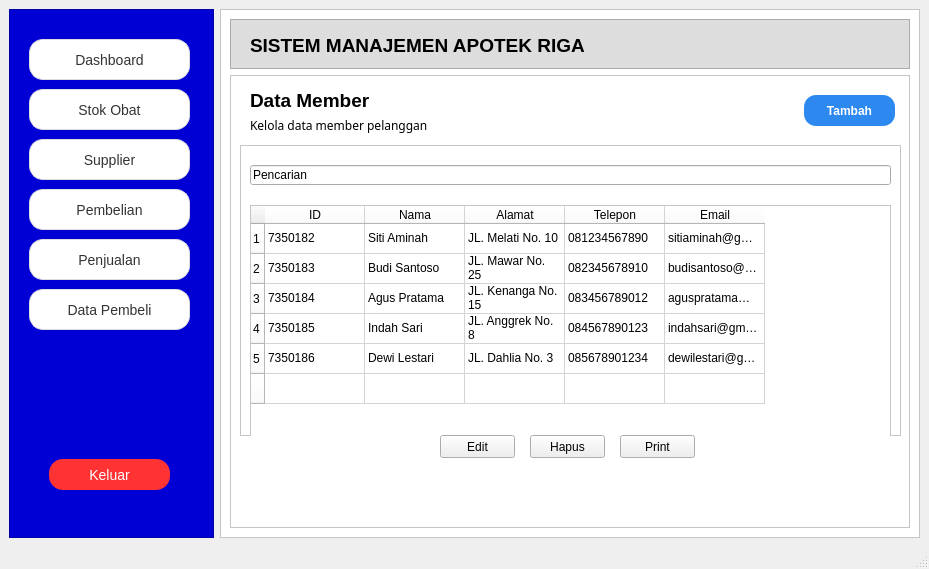
<?xml version="1.0" encoding="UTF-8"?>
<ui version="4.0">
 <class>MainWindow</class>
 <widget class="QMainWindow" name="MainWindow">
  <property name="geometry">
   <rect>
    <x>0</x>
    <y>0</y>
    <width>929</width>
    <height>569</height>
   </rect>
  </property>
  <property name="windowTitle">
   <string>MainWindow</string>
  </property>
  <widget class="QWidget" name="centralwidget">
   <layout class="QHBoxLayout" name="horizontalLayout">
    <item>
     <widget class="QFrame" name="frame">
      <property name="minimumSize">
       <size>
        <width>200</width>
        <height>200</height>
       </size>
      </property>
      <property name="styleSheet">
       <string notr="true">QFrame{
background-color:#0000d4
}</string>
      </property>
      <property name="frameShape">
       <enum>QFrame::StyledPanel</enum>
      </property>
      <property name="frameShadow">
       <enum>QFrame::Plain</enum>
      </property>
      <widget class="QPushButton" name="pushButton">
       <property name="geometry">
        <rect>
         <x>20</x>
         <y>30</y>
         <width>161</width>
         <height>41</height>
        </rect>
       </property>
       <property name="font">
        <font>
         <pointsize>-1</pointsize>
        </font>
       </property>
       <property name="styleSheet">
        <string notr="true">QPushButton {
    background-color: #ffffff;
    color: #333333;
    font-size: 14px;
    padding: 10px 18px;
    border-radius: 14px;
    border: 1px solid #dcdcdc;

    /* Shadow halus */
    box-shadow: 0px 2px 6px rgba(0, 0, 0, 40);
}

QPushButton:hover {
    background-color: #f9f9f9;
    border: 1px solid #c8c8c8;
}

QPushButton:pressed {
    background-color: #f0f0f0;
    box-shadow: none;  /* shadow hilang saat ditekan */
    border: 1px solid #bababa;
}
</string>
       </property>
       <property name="text">
        <string>Dashboard</string>
       </property>
       <property name="icon">
        <iconset>
         <normaloff>../../Downloads/dashboard.png</normaloff>../../Downloads/dashboard.png</iconset>
       </property>
      </widget>
      <widget class="QPushButton" name="pushButton_8">
       <property name="geometry">
        <rect>
         <x>20</x>
         <y>80</y>
         <width>161</width>
         <height>41</height>
        </rect>
       </property>
       <property name="font">
        <font>
         <pointsize>-1</pointsize>
        </font>
       </property>
       <property name="styleSheet">
        <string notr="true">QPushButton {
    background-color: #ffffff;
    color: #333333;
    font-size: 14px;
    padding: 10px 18px;
    border-radius: 14px;
    border: 1px solid #dcdcdc;

    /* Shadow halus */
    box-shadow: 0px 2px 6px rgba(0, 0, 0, 40);
}

QPushButton:hover {
    background-color: #f9f9f9;
    border: 1px solid #c8c8c8;
}

QPushButton:pressed {
    background-color: #f0f0f0;
    box-shadow: none;  /* shadow hilang saat ditekan */
    border: 1px solid #bababa;
}
</string>
       </property>
       <property name="text">
        <string>Stok Obat</string>
       </property>
       <property name="icon">
        <iconset>
         <normaloff>../../Downloads/medicine.png</normaloff>../../Downloads/medicine.png</iconset>
       </property>
      </widget>
      <widget class="QPushButton" name="pushButton_2">
       <property name="geometry">
        <rect>
         <x>20</x>
         <y>130</y>
         <width>161</width>
         <height>41</height>
        </rect>
       </property>
       <property name="font">
        <font>
         <pointsize>-1</pointsize>
        </font>
       </property>
       <property name="styleSheet">
        <string notr="true">QPushButton {
    background-color: #ffffff;
    color: #333333;
    font-size: 14px;
    padding: 10px 18px;
    border-radius: 14px;
    border: 1px solid #dcdcdc;

    /* Shadow halus */
    box-shadow: 0px 2px 6px rgba(0, 0, 0, 40);
}

QPushButton:hover {
    background-color: #f9f9f9;
    border: 1px solid #c8c8c8;
}

QPushButton:pressed {
    background-color: #f0f0f0;
    box-shadow: none;  /* shadow hilang saat ditekan */
    border: 1px solid #bababa;
}
</string>
       </property>
       <property name="text">
        <string>Supplier</string>
       </property>
       <property name="icon">
        <iconset>
         <normaloff>../../Downloads/supplier.png</normaloff>../../Downloads/supplier.png</iconset>
       </property>
      </widget>
      <widget class="QPushButton" name="pushButton_3">
       <property name="geometry">
        <rect>
         <x>20</x>
         <y>180</y>
         <width>161</width>
         <height>41</height>
        </rect>
       </property>
       <property name="font">
        <font>
         <pointsize>-1</pointsize>
        </font>
       </property>
       <property name="styleSheet">
        <string notr="true">QPushButton {
    background-color: #ffffff;
    color: #333333;
    font-size: 14px;
    padding: 10px 18px;
    border-radius: 14px;
    border: 1px solid #dcdcdc;

    /* Shadow halus */
    box-shadow: 0px 2px 6px rgba(0, 0, 0, 40);
}

QPushButton:hover {
    background-color: #f9f9f9;
    border: 1px solid #c8c8c8;
}

QPushButton:pressed {
    background-color: #f0f0f0;
    box-shadow: none;  /* shadow hilang saat ditekan */
    border: 1px solid #bababa;
}
</string>
       </property>
       <property name="text">
        <string>Pembelian</string>
       </property>
       <property name="icon">
        <iconset>
         <normaloff>../../Downloads/grocery-store.png</normaloff>../../Downloads/grocery-store.png</iconset>
       </property>
      </widget>
      <widget class="QPushButton" name="pushButton_5">
       <property name="geometry">
        <rect>
         <x>20</x>
         <y>230</y>
         <width>161</width>
         <height>41</height>
        </rect>
       </property>
       <property name="font">
        <font>
         <pointsize>-1</pointsize>
        </font>
       </property>
       <property name="styleSheet">
        <string notr="true">QPushButton {
    background-color: #ffffff;
    color: #333333;
    font-size: 14px;
    padding: 10px 18px;
    border-radius: 14px;
    border: 1px solid #dcdcdc;

    /* Shadow halus */
    box-shadow: 0px 2px 6px rgba(0, 0, 0, 40);
}

QPushButton:hover {
    background-color: #f9f9f9;
    border: 1px solid #c8c8c8;
}

QPushButton:pressed {
    background-color: #f0f0f0;
    box-shadow: none;  /* shadow hilang saat ditekan */
    border: 1px solid #bababa;
}
</string>
       </property>
       <property name="text">
        <string>Penjualan</string>
       </property>
       <property name="icon">
        <iconset>
         <normaloff>../../Downloads/sales.png</normaloff>../../Downloads/sales.png</iconset>
       </property>
      </widget>
      <widget class="QPushButton" name="pushButton_4">
       <property name="geometry">
        <rect>
         <x>20</x>
         <y>280</y>
         <width>161</width>
         <height>41</height>
        </rect>
       </property>
       <property name="font">
        <font>
         <pointsize>-1</pointsize>
        </font>
       </property>
       <property name="styleSheet">
        <string notr="true">QPushButton {
    background-color: #ffffff;
    color: #333333;
    font-size: 14px;
    padding: 10px 18px;
    border-radius: 14px;
    border: 1px solid #dcdcdc;

    /* Shadow halus */
    box-shadow: 0px 2px 6px rgba(0, 0, 0, 40);
}

QPushButton:hover {
    background-color: #f9f9f9;
    border: 1px solid #c8c8c8;
}

QPushButton:pressed {
    background-color: #f0f0f0;
    box-shadow: none;  /* shadow hilang saat ditekan */
    border: 1px solid #bababa;
}
</string>
       </property>
       <property name="text">
        <string>Data Pembeli</string>
       </property>
       <property name="icon">
        <iconset>
         <normaloff>../../Downloads/exploratory-analysis.png</normaloff>../../Downloads/exploratory-analysis.png</iconset>
       </property>
      </widget>
      <widget class="QPushButton" name="pushButton_6">
       <property name="geometry">
        <rect>
         <x>40</x>
         <y>450</y>
         <width>121</width>
         <height>31</height>
        </rect>
       </property>
       <property name="font">
        <font>
         <pointsize>-1</pointsize>
        </font>
       </property>
       <property name="styleSheet">
        <string notr="true">QPushButton {
    background-color: #ff3333;
    color: white;
    font-size: 14px;
    padding: 10px 18px;
    border-radius: 14px;
    border: none;

    /* Glow merah */
    box-shadow: 0 0 10px rgba(255, 50, 50, 180);
}

QPushButton:hover {
    background-color: #e62828;
    box-shadow: 0 0 14px rgba(255, 50, 50, 220);
}

QPushButton:pressed {
    background-color: #c71f1f;
    box-shadow: none;
}
</string>
       </property>
       <property name="text">
        <string>Keluar</string>
       </property>
      </widget>
     </widget>
    </item>
    <item>
     <widget class="QFrame" name="frame_2">
      <property name="minimumSize">
       <size>
        <width>700</width>
        <height>500</height>
       </size>
      </property>
      <property name="styleSheet">
       <string notr="true">QFrame{
background-color:#ffffff
}</string>
      </property>
      <property name="frameShape">
       <enum>QFrame::StyledPanel</enum>
      </property>
      <property name="frameShadow">
       <enum>QFrame::Raised</enum>
      </property>
      <layout class="QVBoxLayout" name="verticalLayout">
       <item>
        <widget class="QFrame" name="frame_3">
         <property name="minimumSize">
          <size>
           <width>0</width>
           <height>50</height>
          </size>
         </property>
         <property name="maximumSize">
          <size>
           <width>16777215</width>
           <height>50</height>
          </size>
         </property>
         <property name="styleSheet">
          <string notr="true">QFrame{
background-color:#dddddd}</string>
         </property>
         <property name="frameShape">
          <enum>QFrame::StyledPanel</enum>
         </property>
         <property name="frameShadow">
          <enum>QFrame::Plain</enum>
         </property>
         <widget class="QLabel" name="label">
          <property name="geometry">
           <rect>
            <x>20</x>
            <y>16</y>
            <width>381</width>
            <height>20</height>
           </rect>
          </property>
          <property name="font">
           <font>
            <pointsize>14</pointsize>
            <weight>75</weight>
            <bold>true</bold>
           </font>
          </property>
          <property name="text">
           <string>SISTEM MANAJEMEN APOTEK RIGA</string>
          </property>
         </widget>
        </widget>
       </item>
       <item>
        <widget class="QFrame" name="frame_4">
         <property name="frameShape">
          <enum>QFrame::StyledPanel</enum>
         </property>
         <property name="frameShadow">
          <enum>QFrame::Plain</enum>
         </property>
         <widget class="QPushButton" name="pushButton_7">
          <property name="geometry">
           <rect>
            <x>574</x>
            <y>20</y>
            <width>91</width>
            <height>31</height>
           </rect>
          </property>
          <property name="font">
           <font>
            <pointsize>9</pointsize>
            <weight>75</weight>
            <bold>true</bold>
           </font>
          </property>
          <property name="styleSheet">
           <string notr="true">QPushButton {
    background-color: #2d89ef;
    color: white;
    padding: 8px 12px;
    border: none;
    border-radius: 12px;
}

QPushButton:hover {
    background-color: #1e5fbf;
}
</string>
          </property>
          <property name="text">
           <string>Tambah</string>
          </property>
          <property name="icon">
           <iconset>
            <normaloff>../../Downloads/plus.png</normaloff>../../Downloads/plus.png</iconset>
          </property>
         </widget>
         <widget class="QLabel" name="label_2">
          <property name="geometry">
           <rect>
            <x>20</x>
            <y>10</y>
            <width>171</width>
            <height>31</height>
           </rect>
          </property>
          <property name="font">
           <font>
            <pointsize>14</pointsize>
            <weight>75</weight>
            <bold>true</bold>
           </font>
          </property>
          <property name="text">
           <string>Data Member</string>
          </property>
         </widget>
         <widget class="QLabel" name="label_3">
          <property name="geometry">
           <rect>
            <x>20</x>
            <y>40</y>
            <width>191</width>
            <height>21</height>
           </rect>
          </property>
          <property name="font">
           <font>
            <family>MS Reference Sans Serif</family>
            <weight>50</weight>
            <bold>false</bold>
           </font>
          </property>
          <property name="text">
           <string>Kelola data member pelanggan</string>
          </property>
         </widget>
         <widget class="QFrame" name="frame_5">
          <property name="geometry">
           <rect>
            <x>10</x>
            <y>70</y>
            <width>661</width>
            <height>291</height>
           </rect>
          </property>
          <property name="frameShape">
           <enum>QFrame::StyledPanel</enum>
          </property>
          <property name="frameShadow">
           <enum>QFrame::Raised</enum>
          </property>
          <widget class="QTableWidget" name="tableWidget">
           <property name="geometry">
            <rect>
             <x>10</x>
             <y>60</y>
             <width>641</width>
             <height>311</height>
            </rect>
           </property>
           <row>
            <property name="text">
             <string>1</string>
            </property>
           </row>
           <row>
            <property name="text">
             <string>2</string>
            </property>
           </row>
           <row>
            <property name="text">
             <string>3 </string>
            </property>
           </row>
           <row>
            <property name="text">
             <string>4</string>
            </property>
           </row>
           <row>
            <property name="text">
             <string>5</string>
            </property>
           </row>
           <row>
            <property name="text">
             <string/>
            </property>
           </row>
           <column>
            <property name="text">
             <string>ID</string>
            </property>
           </column>
           <column>
            <property name="text">
             <string>Nama</string>
            </property>
           </column>
           <column>
            <property name="text">
             <string>Alamat</string>
            </property>
           </column>
           <column>
            <property name="text">
             <string>Telepon</string>
            </property>
           </column>
           <column>
            <property name="text">
             <string>Email</string>
            </property>
           </column>
           <item row="0" column="0">
            <property name="text">
             <string>7350182</string>
            </property>
           </item>
           <item row="0" column="1">
            <property name="text">
             <string>Siti Aminah</string>
            </property>
           </item>
           <item row="0" column="2">
            <property name="text">
             <string>JL. Melati No. 10</string>
            </property>
           </item>
           <item row="0" column="3">
            <property name="text">
             <string>081234567890</string>
            </property>
           </item>
           <item row="0" column="4">
            <property name="text">
             <string>sitiaminah@gmail.com</string>
            </property>
           </item>
           <item row="1" column="0">
            <property name="text">
             <string>7350183</string>
            </property>
           </item>
           <item row="1" column="1">
            <property name="text">
             <string>Budi Santoso</string>
            </property>
           </item>
           <item row="1" column="2">
            <property name="text">
             <string>JL. Mawar No. 25</string>
            </property>
           </item>
           <item row="1" column="3">
            <property name="text">
             <string>082345678910</string>
            </property>
           </item>
           <item row="1" column="4">
            <property name="text">
             <string>budisantoso@gmail.com</string>
            </property>
           </item>
           <item row="2" column="0">
            <property name="text">
             <string>7350184</string>
            </property>
           </item>
           <item row="2" column="1">
            <property name="text">
             <string>Agus Pratama</string>
            </property>
           </item>
           <item row="2" column="2">
            <property name="text">
             <string>JL. Kenanga No. 15</string>
            </property>
           </item>
           <item row="2" column="3">
            <property name="text">
             <string>083456789012</string>
            </property>
           </item>
           <item row="2" column="4">
            <property name="text">
             <string>aguspratama@gmail.com</string>
            </property>
           </item>
           <item row="3" column="0">
            <property name="text">
             <string>7350185</string>
            </property>
           </item>
           <item row="3" column="1">
            <property name="text">
             <string>Indah Sari</string>
            </property>
           </item>
           <item row="3" column="2">
            <property name="text">
             <string>JL. Anggrek No. 8</string>
            </property>
           </item>
           <item row="3" column="3">
            <property name="text">
             <string>084567890123</string>
            </property>
           </item>
           <item row="3" column="4">
            <property name="text">
             <string>indahsari@gmail.com</string>
            </property>
           </item>
           <item row="4" column="0">
            <property name="text">
             <string>7350186</string>
            </property>
           </item>
           <item row="4" column="1">
            <property name="text">
             <string>Dewi Lestari</string>
            </property>
           </item>
           <item row="4" column="2">
            <property name="text">
             <string>JL. Dahlia No. 3</string>
            </property>
           </item>
           <item row="4" column="3">
            <property name="text">
             <string>085678901234</string>
            </property>
           </item>
           <item row="4" column="4">
            <property name="text">
             <string>dewilestari@gmail.com</string>
            </property>
           </item>
          </widget>
          <widget class="QLineEdit" name="lineEdit">
           <property name="geometry">
            <rect>
             <x>10</x>
             <y>20</y>
             <width>641</width>
             <height>20</height>
            </rect>
           </property>
           <property name="text">
            <string>Pencarian</string>
           </property>
          </widget>
         </widget>
         <widget class="QPushButton" name="pushButton_19">
          <property name="geometry">
           <rect>
            <x>210</x>
            <y>360</y>
            <width>75</width>
            <height>23</height>
           </rect>
          </property>
          <property name="text">
           <string>Edit</string>
          </property>
         </widget>
         <widget class="QPushButton" name="pushButton_9">
          <property name="geometry">
           <rect>
            <x>390</x>
            <y>360</y>
            <width>75</width>
            <height>23</height>
           </rect>
          </property>
          <property name="text">
           <string>Print</string>
          </property>
         </widget>
         <widget class="QPushButton" name="pushButton_20">
          <property name="geometry">
           <rect>
            <x>300</x>
            <y>360</y>
            <width>75</width>
            <height>23</height>
           </rect>
          </property>
          <property name="text">
           <string>Hapus</string>
          </property>
         </widget>
        </widget>
       </item>
      </layout>
     </widget>
    </item>
   </layout>
  </widget>
  <widget class="QMenuBar" name="menubar">
   <property name="geometry">
    <rect>
     <x>0</x>
     <y>0</y>
     <width>929</width>
     <height>21</height>
    </rect>
   </property>
  </widget>
  <widget class="QStatusBar" name="statusbar"/>
 </widget>
 <resources/>
 <connections/>
</ui>
